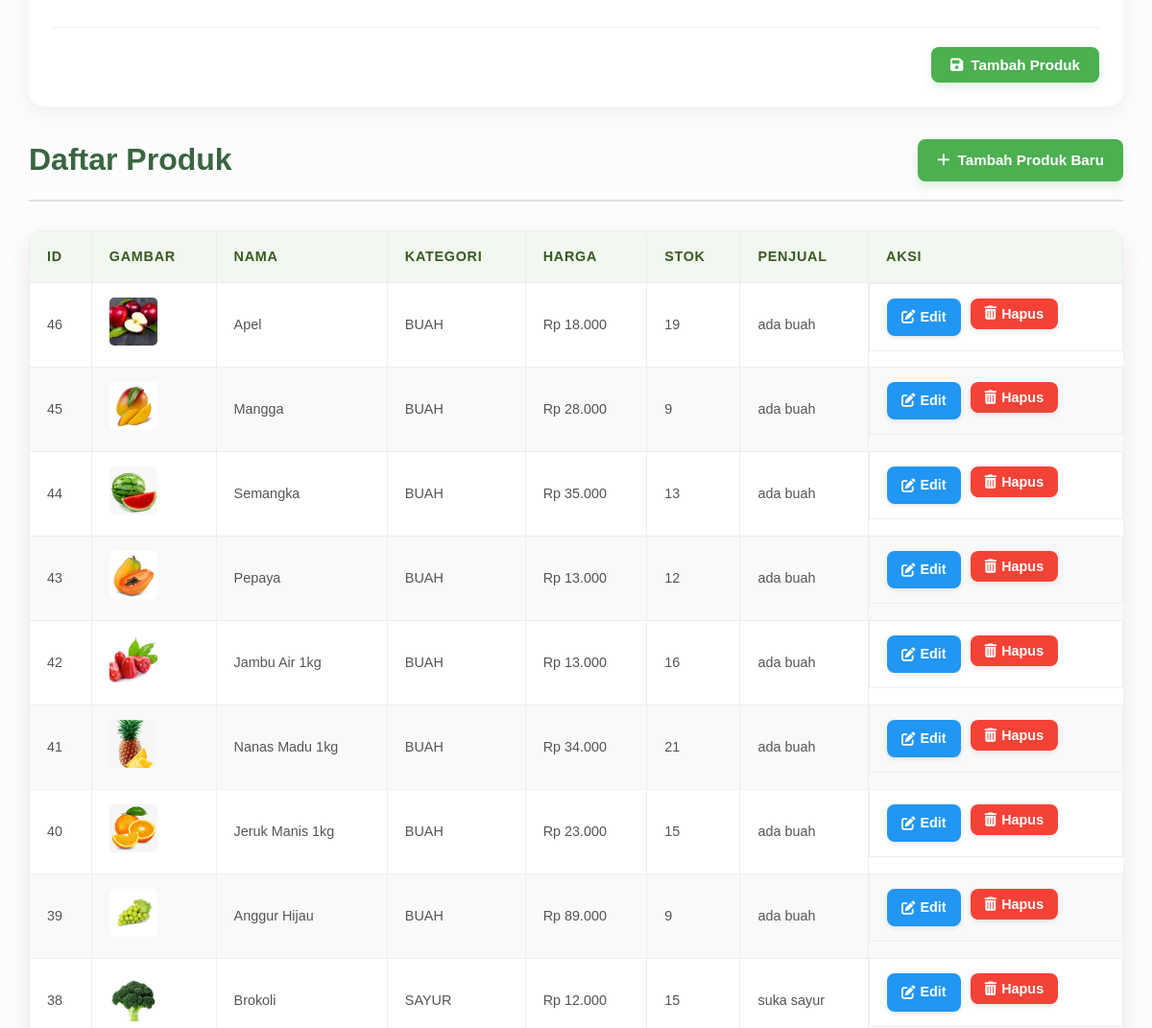
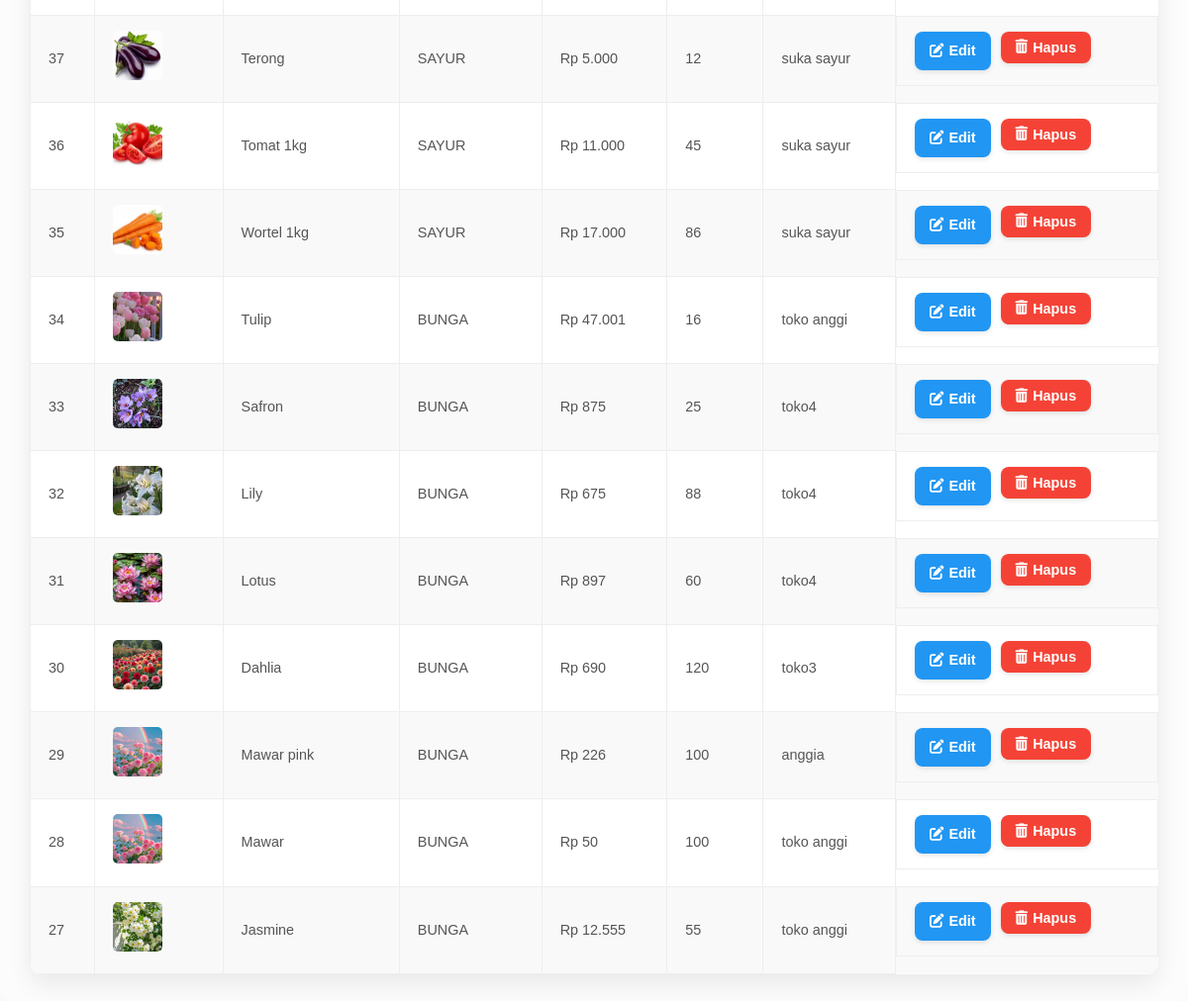
The app's page /admin/products.php (signed in, lower part), older data (2 pictures, top to bottom).
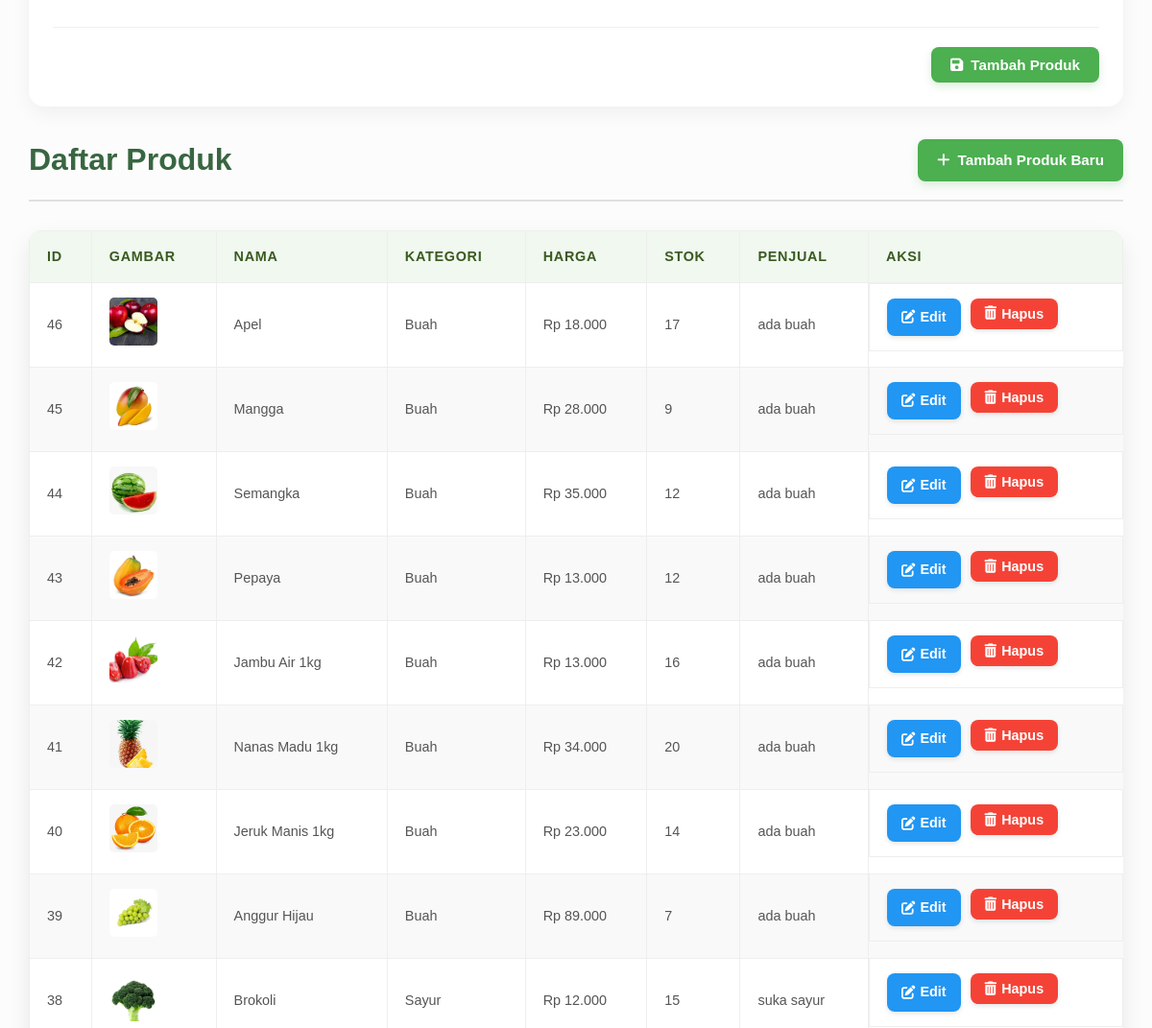
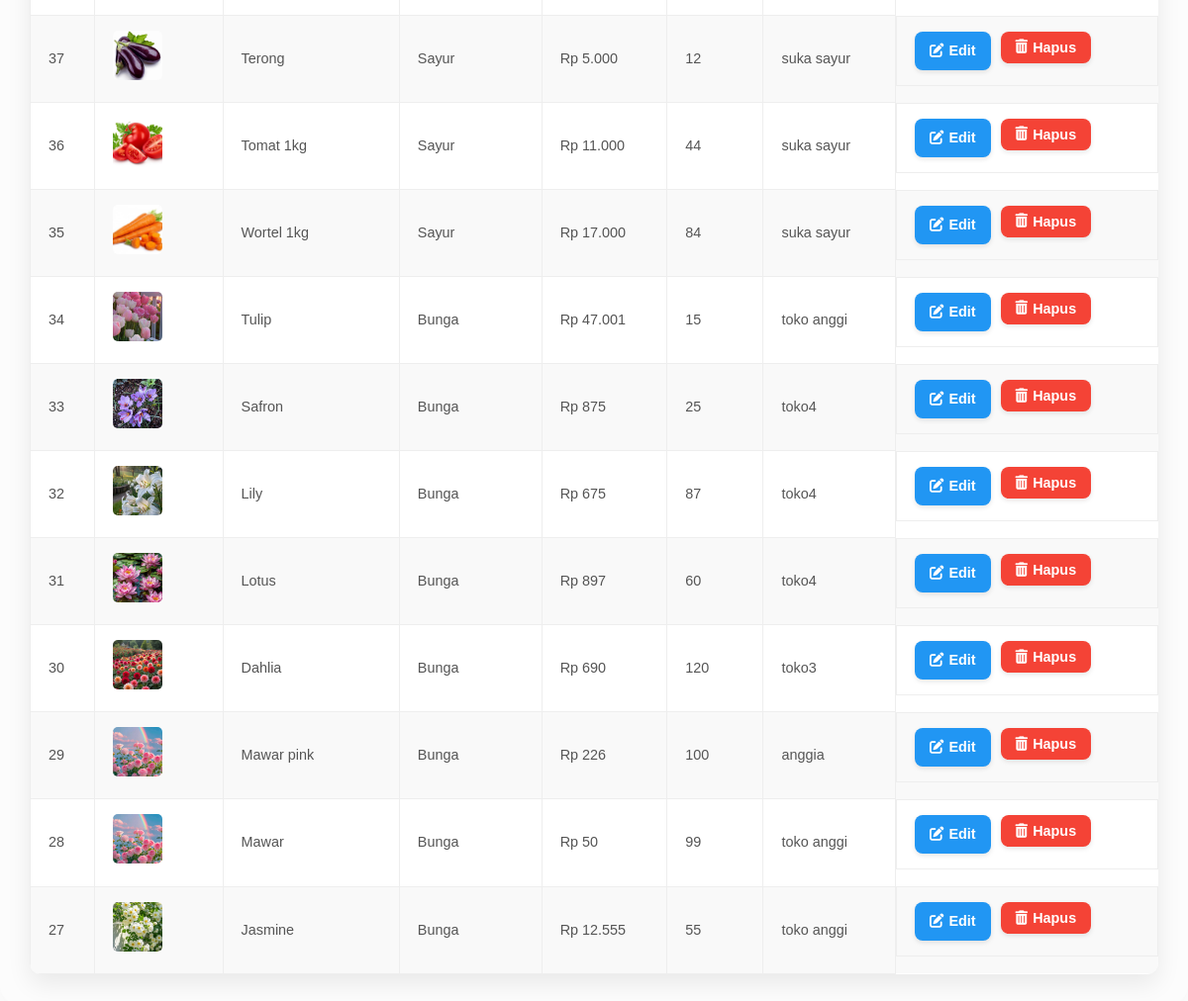
The same page, newer data (2 pictures, top to bottom).
### tables this page shows
CREATE TABLE `products` (
  `id` int(11) NOT NULL,
  `name` varchar(100) NOT NULL,
  `img` varchar(255) DEFAULT NULL,
  `scientific_name` varchar(100) DEFAULT NULL,
  `family` varchar(100) DEFAULT NULL,
  `description` text DEFAULT NULL,
  `habitat` text DEFAULT NULL,
  `care_instructions` text DEFAULT NULL,
  `unique_fact` text DEFAULT NULL,
  `price` decimal(10,2) NOT NULL,
  `stock` int(11) NOT NULL DEFAULT 0,
  `seller_id` int(11) DEFAULT NULL,
  `category_id` int(11) DEFAULT NULL,
  `created_at` timestamp NOT NULL DEFAULT current_timestamp(),
  `updated_at` timestamp NOT NULL DEFAULT current_timestamp() ON UPDATE current_timestamp()
);

CREATE TABLE `categories` (
  `id` int(11) NOT NULL,
  `name` varchar(255) NOT NULL,
  `description` text DEFAULT NULL,
  `created_at` timestamp NOT NULL DEFAULT current_timestamp()
);

CREATE TABLE `users` (
  `id` int(11) NOT NULL,
  `username` varchar(50) NOT NULL,
  `password` varchar(255) NOT NULL,
  `email` varchar(100) DEFAULT NULL,
  `full_name` varchar(100) DEFAULT NULL,
  `phone_number` varchar(20) DEFAULT NULL,
  `address` text DEFAULT NULL,
  `role` enum('buyer','seller','admin') NOT NULL DEFAULT 'buyer',
  `created_at` timestamp NOT NULL DEFAULT current_timestamp()
);

### admin/products.php (the view, shortened to what this page needs)
<?php
require_once ROOT_PATH . 'config.php';
$product_to_edit = null;
$products = [];
$sql = "SELECT p.*, u.username as seller_username, c.name as category_name FROM products p LEFT JOIN users u ON p.seller_id = u.id LEFT JOIN categories c ON p.category_id = c.id ORDER BY p.id DESC";
$result = mysqli_query($conn, $sql);
if ($result) {
    while ($row = mysqli_fetch_assoc($result)) {
        $products[] = $row;
    }
}
?>
<?php require_once ROOT_PATH . 'includes' . DIRECTORY_SEPARATOR . 'header.php'; ?>
    <div class="product-form-container card-panel">
        <form action="products.php" method="post" enctype="multipart/form-data">
            <div class="form-action-btns">
                <button type="submit" class="submit-btn"><i class="fas fa-save"></i> <?php echo $product_to_edit ? 'Update Produk' : 'Tambah Produk'; ?></button>
            </div>
        </form>
    </div>
    <div class="section-header">
        <h2>Daftar Produk</h2>
        <a href="products.php" class="add-new-btn"><i class="fas fa-plus"></i> Tambah Produk Baru</a>
    </div>
    <table class="data-table">
        <thead>
            <tr>
                <th>ID</th>
                <th>Gambar</th>
                <th>Nama</th>
                <th>Kategori</th>
                <th>Harga</th>
                <th>Stok</th>
                <th>Penjual</th>
                <th>Aksi</th>
            </tr>
        </thead>
        <tbody>
            <?php if (empty($products)): ?>
                <tr><td colspan="8">Belum ada produk.</td></tr>
            <?php else: ?>
                <?php foreach ($products as $product): ?>
                <tr>
                    <td><?php echo htmlspecialchars($product['id']); ?></td>
                    <td><img src="<?php echo htmlspecialchars($product['img']); ?>" alt="Gambar <?php echo htmlspecialchars($product['name']); ?>" style="width: 50px; height: 50px; object-fit: cover; border-radius: 5px;"></td>
                    <td><?php echo htmlspecialchars($product['name']); ?></td>
                    <td><?php echo htmlspecialchars($product['category_name'] ?? 'N/A'); ?></td>
                    <td>Rp <?php echo number_format($product['price'], 0, ',', '.'); ?></td>
                    <td><?php echo htmlspecialchars($product['stock']); ?></td>
                    <td><?php echo htmlspecialchars($product['seller_username'] ?? 'N/A'); ?></td>
                    <td class="action-buttons">
                        <a href="products.php?edit_id=<?php echo htmlspecialchars($product['id']); ?>" class="edit-btn"><i class="fas fa-edit"></i> Edit</a>
                        <form action="products.php" method="post" style="display:inline-block;">
                            <button type="submit" class="delete-btn" onclick="return confirm('Yakin ingin menghapus produk ini?');"><i class="fas fa-trash-alt"></i> Hapus</button>
                        </form>
                    </td>
                </tr>
                <?php endforeach; ?>
            <?php endif; ?>
        </tbody>
    </table>
<?php require_once ROOT_PATH . 'includes' . DIRECTORY_SEPARATOR . 'footer.php'; ?>

Row changes from the older to the newer data that the page shows:
changed products "Apel": category.name "BUAH" → "Buah"; stock "19" → "17"
changed products "Mangga": category.name "BUAH" → "Buah"
changed products "Semangka": category.name "BUAH" → "Buah"; stock "13" → "12"
changed products "Pepaya": category.name "BUAH" → "Buah"
changed products "Jambu Air 1kg": category.name "BUAH" → "Buah"
changed products "Nanas Madu 1kg": category.name "BUAH" → "Buah"; stock "21" → "20"
changed products "Jeruk Manis 1kg": category.name "BUAH" → "Buah"; stock "15" → "14"
changed products "Anggur Hijau": category.name "BUAH" → "Buah"; stock "9" → "7"
changed products "Brokoli": category.name "SAYUR" → "Sayur"
changed products "Terong": category.name "SAYUR" → "Sayur"
changed products "Tomat 1kg": category.name "SAYUR" → "Sayur"; stock "45" → "44"
changed products "Wortel 1kg": category.name "SAYUR" → "Sayur"; stock "86" → "84"
changed products "Tulip": category.name "BUNGA" → "Bunga"; stock "16" → "15"
changed products "Safron": category.name "BUNGA" → "Bunga"
changed products "Lily": category.name "BUNGA" → "Bunga"; stock "88" → "87"
changed products "Lotus": category.name "BUNGA" → "Bunga"
changed products "Dahlia": category.name "BUNGA" → "Bunga"
changed through a linked row, products "Mawar pink": category.name "BUNGA" → "Bunga"
changed products "Mawar": category.name "BUNGA" → "Bunga"; stock "100" → "99"
changed products "Jasmine": category.name "BUNGA" → "Bunga"
